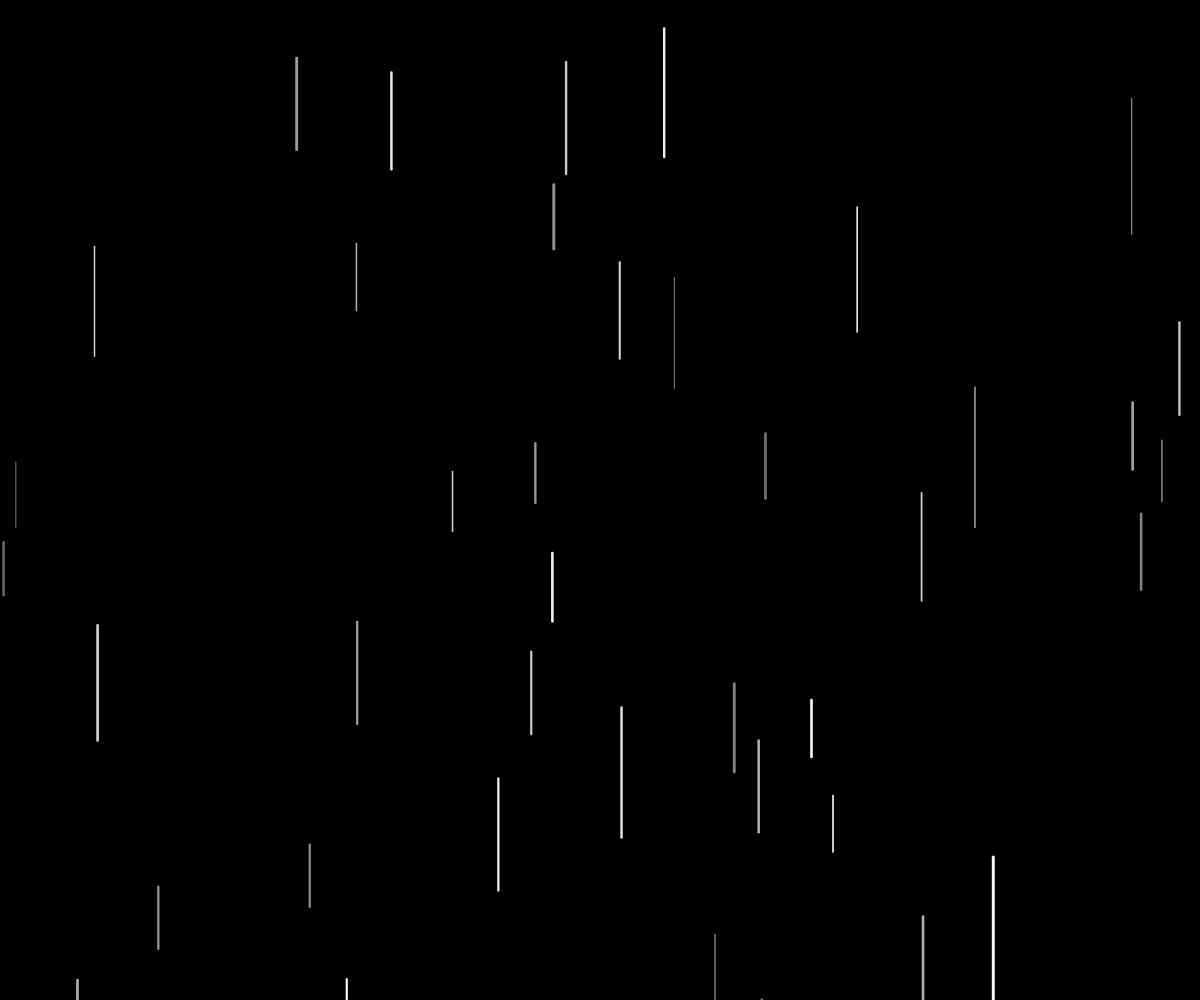
Frame 1 (no input)
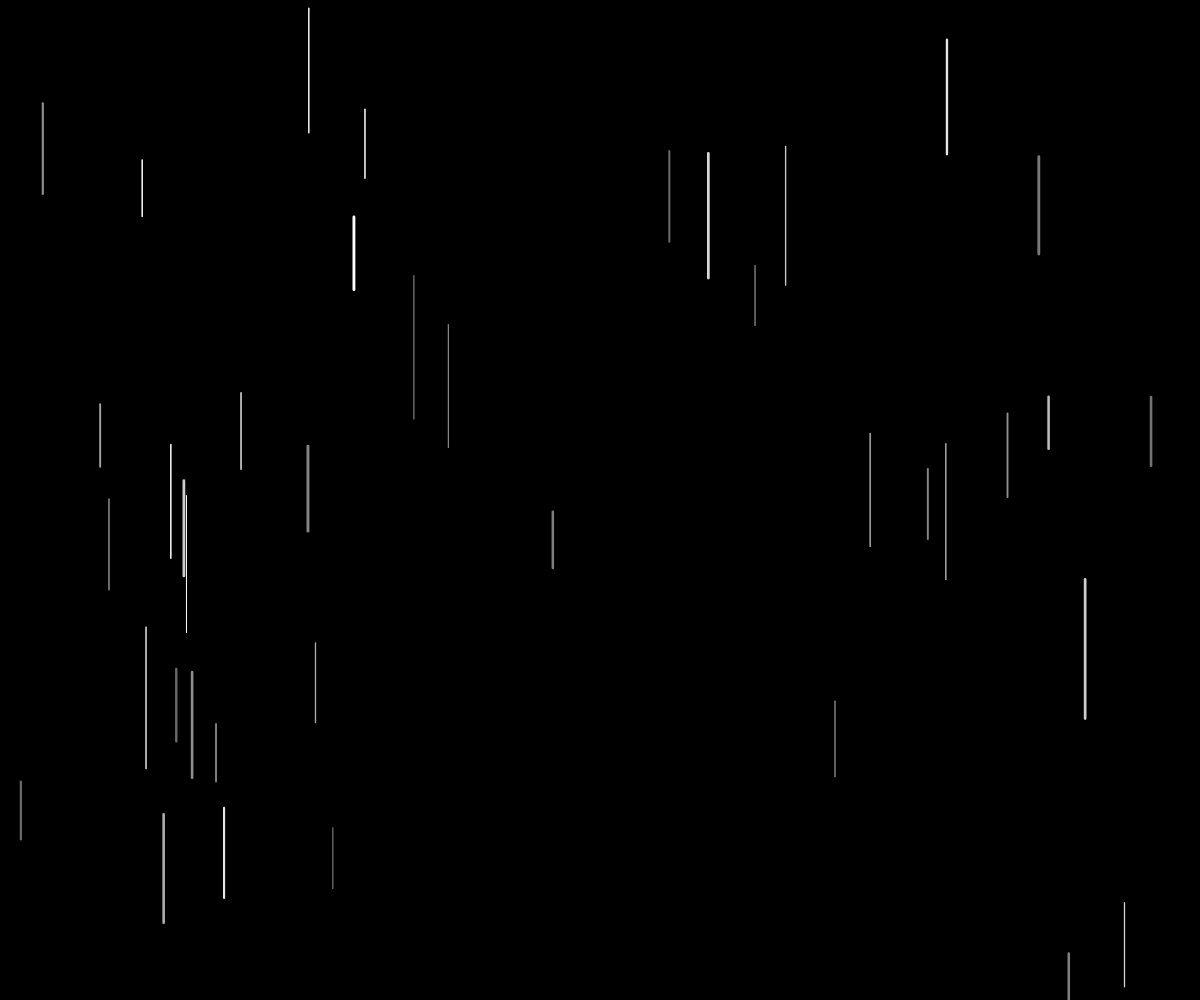
Frame 60 (no input)
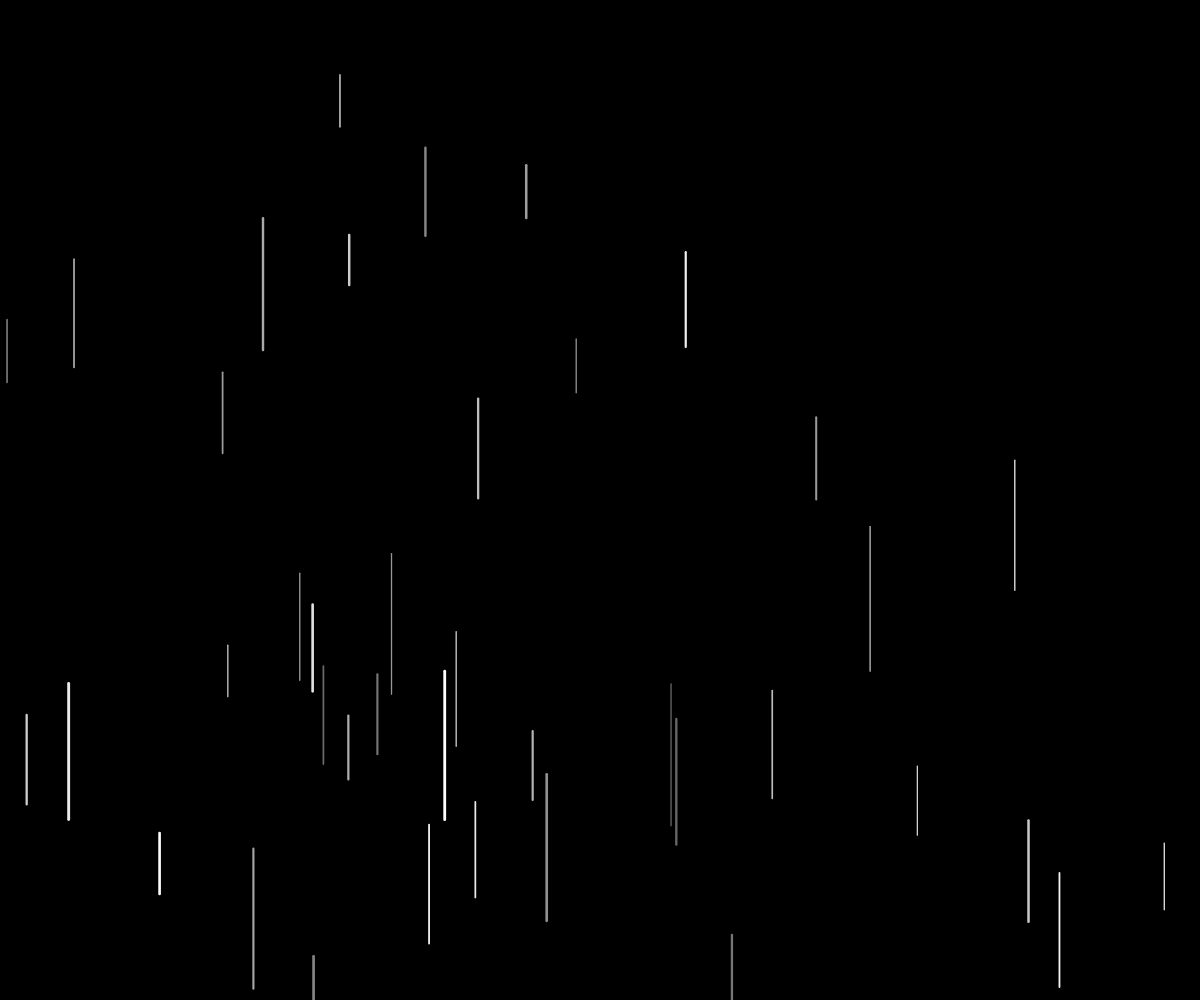
Frame 120 (the mouse pressed at the canvas centre since frame 60)

The p5.js sketch that drew these frames (run headless with seeded random() and noise() and a simulated clock; from frame 60 on, the mouse is pressed at the canvas centre):

// p5.js sketch
// ── sketch.js
function setup() {
	createCanvas(windowWidth, windowHeight)
}

function windowResized() {
	resizeCanvas(windowWidth, windowHeight)
}

function draw() {
	background(0)


	for (let i=0; i<40; i++) {
		let gx = random(0, width)
		let gy = random(0, height)
		let gl = random(50, 150)
		
		strokeWeight(random(1, 3))
		stroke(255, random(100, 255))
		line(gx, gy, gx, gy + gl)}
	}
